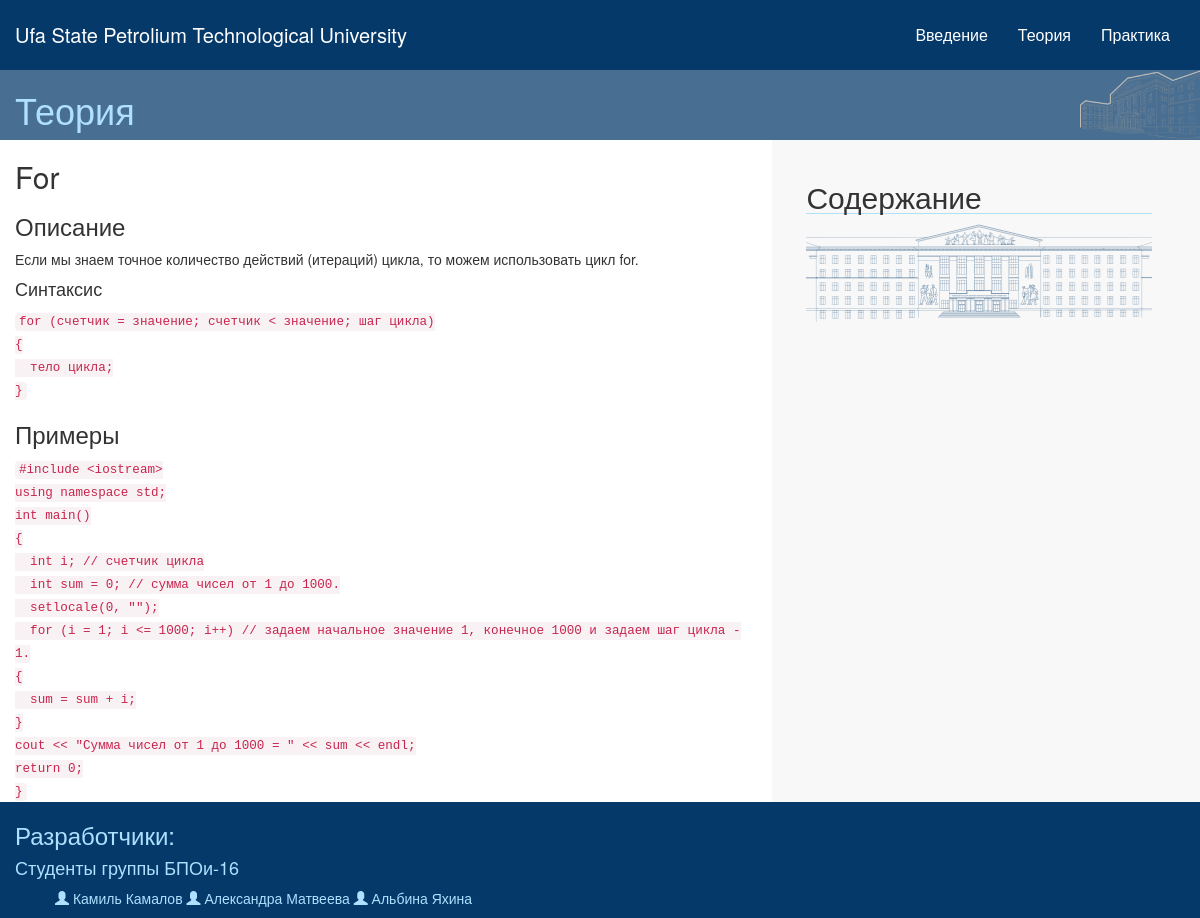
The app's page /training/theory/1 with its own data.
### training/models.py (models this page shows, shortened)
class Article(models.Model):
    name = models.CharField(max_length=50)
    topic = models.ForeignKey(Topic, on_delete=models.CASCADE, null=True)
    description = models.TextField(default="description")
    examples = models.TextField(default="example")

### training/views.py (the view)
# urls.py: path('theory/<int:pk>', views.TheoryDetailView.as_view(),
class TheoryDetailView(DetailView):
    model = models.Article
    template_name = "training/theory_detail.html"

### training/templates/training/theory_detail.html
{% extends "training/base.html" %}
{% block header %}
    <h1><a href="{% url 'training:theory_list' %}" style="color: inherit;">Теория</a></h1>
{% endblock header %}
{% block content %}
    <h2>{{ article.name }}</h2>
    <h3>Описание</h3>
    {{ article.description|safe }}
    <h3>Примеры</h3>
    {{ article.examples|safe }}
{% endblock content %}

### records on screen
Article: name "For", description "Если мы знаем точное количество действий (итераций) цикла, то можем использовать цикл for. Синтаксис for (счетчик = значение; счетчик < значение; шаг цикла) { тело цикла; }", examples "#include <iostream> using namespace std; int main() { int i; // счетчик цикла int sum = 0; // сумма чисел от 1 до 1000. setlocale(0, \"\"); for (i = 1; i <= 1000; i++) // задаем начальное значение 1, конечное 1000 и задаем шаг цикла - 1. { sum = sum + i; } cout << \"Сумма чисел от 1 до 1000 = \" << sum << endl; return 0; }"
